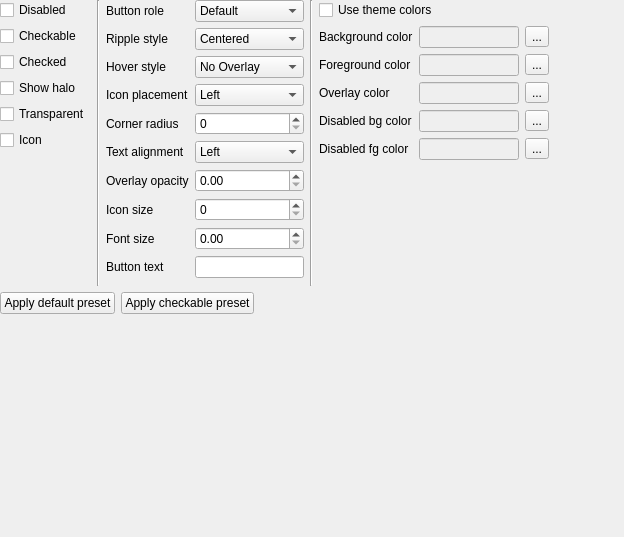
<?xml version="1.0" encoding="UTF-8"?>
<ui version="4.0">
    <class>FlatButtonSettingsForm</class>
    <widget class="QWidget" name="FlatButtonSettingsForm">
        <property name="geometry">
            <rect>
                <x>0</x>
                <y>0</y>
                <width>624</width>
                <height>537</height>
            </rect>
        </property>
        <property name="windowTitle">
            <string>Form</string>
        </property>
        <widget class="QWidget" name="verticalLayoutWidget">
            <property name="geometry">
                <rect>
                    <x>0</x>
                    <y>0</y>
                    <width>549</width>
                    <height>314</height>
                </rect>
            </property>
            <layout class="QVBoxLayout" name="verticalLayout_2">
                <item>
                    <layout class="QHBoxLayout" name="horizontalLayout">
                        <item>
                            <layout class="QVBoxLayout" name="verticalLayout">
                                <item>
                                    <widget class="QCheckBox" name="disabledCheckBox">
                                        <property name="text">
                                            <string>Disabled</string>
                                        </property>
                                    </widget>
                                </item>
                                <item>
                                    <widget class="QCheckBox" name="checkableCheckBox">
                                        <property name="text">
                                            <string>Checkable</string>
                                        </property>
                                    </widget>
                                </item>
                                <item>
                                    <widget class="QCheckBox" name="checkedCheckBox">
                                        <property name="text">
                                            <string>Checked</string>
                                        </property>
                                    </widget>
                                </item>
                                <item>
                                    <widget class="QCheckBox" name="showHaloCheckBox">
                                        <property name="text">
                                            <string>Show halo</string>
                                        </property>
                                    </widget>
                                </item>
                                <item>
                                    <widget class="QCheckBox" name="transparentCheckBox">
                                        <property name="text">
                                            <string>Transparent</string>
                                        </property>
                                    </widget>
                                </item>
                                <item>
                                    <widget class="QCheckBox" name="iconCheckBox">
                                        <property name="text">
                                            <string>Icon</string>
                                        </property>
                                    </widget>
                                </item>
                                <item>
                                    <spacer name="verticalSpacer">
                                        <property name="orientation">
                                            <enum>Qt::Vertical</enum>
                                        </property>
                                        <property name="sizeHint" stdset="0">
                                            <size>
                                                <width>20</width>
                                                <height>40</height>
                                            </size>
                                        </property>
                                    </spacer>
                                </item>
                            </layout>
                        </item>
                        <item>
                            <widget class="Line" name="line">
                                <property name="orientation">
                                    <enum>Qt::Vertical</enum>
                                </property>
                            </widget>
                        </item>
                        <item>
                            <layout class="QFormLayout" name="formLayout">
                                <item row="0" column="0">
                                    <widget class="QLabel" name="buttonRoleLabel">
                                        <property name="text">
                                            <string>Button role</string>
                                        </property>
                                    </widget>
                                </item>
                                <item row="0" column="1">
                                    <widget class="QComboBox" name="buttonRoleComboBox">
                                        <item>
                                            <property name="text">
                                                <string>Default</string>
                                            </property>
                                        </item>
                                        <item>
                                            <property name="text">
                                                <string>Primary</string>
                                            </property>
                                        </item>
                                        <item>
                                            <property name="text">
                                                <string>Secondary</string>
                                            </property>
                                        </item>
                                    </widget>
                                </item>
                                <item row="1" column="0">
                                    <widget class="QLabel" name="rippleStyleLabel">
                                        <property name="text">
                                            <string>Ripple style</string>
                                        </property>
                                    </widget>
                                </item>
                                <item row="1" column="1">
                                    <widget class="QComboBox" name="rippleStyleComboBox">
                                        <item>
                                            <property name="text">
                                                <string>Centered</string>
                                            </property>
                                        </item>
                                        <item>
                                            <property name="text">
                                                <string>Positioned</string>
                                            </property>
                                        </item>
                                        <item>
                                            <property name="text">
                                                <string>No Ripple</string>
                                            </property>
                                        </item>
                                    </widget>
                                </item>
                                <item row="2" column="0">
                                    <widget class="QLabel" name="hoverStyleLabel">
                                        <property name="text">
                                            <string>Hover style</string>
                                        </property>
                                    </widget>
                                </item>
                                <item row="2" column="1">
                                    <widget class="QComboBox" name="hoverStyleComboBox">
                                        <item>
                                            <property name="text">
                                                <string>No Overlay</string>
                                            </property>
                                        </item>
                                        <item>
                                            <property name="text">
                                                <string>Tinted Overlay</string>
                                            </property>
                                        </item>
                                        <item>
                                            <property name="text">
                                                <string>Gray Overlay</string>
                                            </property>
                                        </item>
                                    </widget>
                                </item>
                                <item row="3" column="0">
                                    <widget class="QLabel" name="iconPlacementLabel">
                                        <property name="text">
                                            <string>Icon placement</string>
                                        </property>
                                    </widget>
                                </item>
                                <item row="3" column="1">
                                    <widget class="QComboBox" name="iconPlacementComboBox">
                                        <item>
                                            <property name="text">
                                                <string>Left</string>
                                            </property>
                                        </item>
                                        <item>
                                            <property name="text">
                                                <string>Right</string>
                                            </property>
                                        </item>
                                    </widget>
                                </item>
                                <item row="4" column="0">
                                    <widget class="QLabel" name="cornerRadiusLabel">
                                        <property name="text">
                                            <string>Corner radius</string>
                                        </property>
                                    </widget>
                                </item>
                                <item row="4" column="1">
                                    <widget class="QSpinBox" name="cornerRadiusSpinBox"/>
                                </item>
                                <item row="6" column="0">
                                    <widget class="QLabel" name="overlayOpacityLabel">
                                        <property name="text">
                                            <string>Overlay opacity</string>
                                        </property>
                                    </widget>
                                </item>
                                <item row="6" column="1">
                                    <widget class="QDoubleSpinBox" name="overlayOpacityDoubleSpinBox">
                                        <property name="maximum">
                                            <double>1.000000000000000</double>
                                        </property>
                                        <property name="singleStep">
                                            <double>0.050000000000000</double>
                                        </property>
                                    </widget>
                                </item>
                                <item row="7" column="0">
                                    <widget class="QLabel" name="iconSizeLabel">
                                        <property name="text">
                                            <string>Icon size</string>
                                        </property>
                                    </widget>
                                </item>
                                <item row="7" column="1">
                                    <widget class="QSpinBox" name="iconSizeSpinBox"/>
                                </item>
                                <item row="8" column="0">
                                    <widget class="QLabel" name="fontSizeLabel">
                                        <property name="text">
                                            <string>Font size</string>
                                        </property>
                                    </widget>
                                </item>
                                <item row="8" column="1">
                                    <widget class="QDoubleSpinBox" name="fontSizeDoubleSpinBox"/>
                                </item>
                                <item row="9" column="0">
                                    <widget class="QLabel" name="buttonTextLabel">
                                        <property name="text">
                                            <string>Button text</string>
                                        </property>
                                    </widget>
                                </item>
                                <item row="9" column="1">
                                    <widget class="QLineEdit" name="buttonTextLineEdit"/>
                                </item>
                                <item row="5" column="0">
                                    <widget class="QLabel" name="textAlignmentLabel">
                                        <property name="text">
                                            <string>Text alignment</string>
                                        </property>
                                    </widget>
                                </item>
                                <item row="5" column="1">
                                    <widget class="QComboBox" name="textAlignmentComboBox">
                                        <item>
                                            <property name="text">
                                                <string>Left</string>
                                            </property>
                                        </item>
                                        <item>
                                            <property name="text">
                                                <string>Center</string>
                                            </property>
                                        </item>
                                    </widget>
                                </item>
                            </layout>
                        </item>
                        <item>
                            <widget class="Line" name="line_2">
                                <property name="orientation">
                                    <enum>Qt::Vertical</enum>
                                </property>
                            </widget>
                        </item>
                        <item>
                            <layout class="QVBoxLayout" name="verticalLayout_4">
                                <item>
                                    <widget class="QCheckBox" name="useThemeColorsCheckBox">
                                        <property name="text">
                                            <string>Use theme colors</string>
                                        </property>
                                    </widget>
                                </item>
                                <item>
                                    <layout class="QFormLayout" name="formLayout_2">
                                        <item row="0" column="0">
                                            <widget class="QLabel" name="backgroundColorLabel">
                                                <property name="text">
                                                    <string>Background color</string>
                                                </property>
                                            </widget>
                                        </item>
                                        <item row="0" column="1">
                                            <layout class="QHBoxLayout" name="horizontalLayout_3">
                                                <item>
                                                    <widget class="QLineEdit" name="backgroundColorLineEdit">
                                                        <property name="enabled">
                                                            <bool>false</bool>
                                                        </property>
                                                    </widget>
                                                </item>
                                                <item>
                                                    <widget class="QToolButton" name="backgroundColorToolButton">
                                                        <property name="text">
                                                            <string>...</string>
                                                        </property>
                                                    </widget>
                                                </item>
                                            </layout>
                                        </item>
                                        <item row="1" column="0">
                                            <widget class="QLabel" name="foregroundColorLabel">
                                                <property name="text">
                                                    <string>Foreground color</string>
                                                </property>
                                            </widget>
                                        </item>
                                        <item row="1" column="1">
                                            <layout class="QHBoxLayout" name="horizontalLayout_4">
                                                <item>
                                                    <widget class="QLineEdit" name="foregroundColorLineEdit">
                                                        <property name="enabled">
                                                            <bool>false</bool>
                                                        </property>
                                                    </widget>
                                                </item>
                                                <item>
                                                    <widget class="QToolButton" name="foregroundColorToolButton">
                                                        <property name="text">
                                                            <string>...</string>
                                                        </property>
                                                    </widget>
                                                </item>
                                            </layout>
                                        </item>
                                        <item row="3" column="0">
                                            <widget class="QLabel" name="disabledBgColorLabel">
                                                <property name="text">
                                                    <string>Disabled bg color</string>
                                                </property>
                                            </widget>
                                        </item>
                                        <item row="4" column="0">
                                            <widget class="QLabel" name="disabledFgColorLabel">
                                                <property name="text">
                                                    <string>Disabled fg color</string>
                                                </property>
                                            </widget>
                                        </item>
                                        <item row="2" column="0">
                                            <widget class="QLabel" name="overlayColorLabel">
                                                <property name="text">
                                                    <string>Overlay color</string>
                                                </property>
                                            </widget>
                                        </item>
                                        <item row="2" column="1">
                                            <layout class="QHBoxLayout" name="horizontalLayout_5">
                                                <item>
                                                    <widget class="QLineEdit" name="overlayColorLineEdit">
                                                        <property name="enabled">
                                                            <bool>false</bool>
                                                        </property>
                                                    </widget>
                                                </item>
                                                <item>
                                                    <widget class="QToolButton" name="overlayColorToolButton">
                                                        <property name="text">
                                                            <string>...</string>
                                                        </property>
                                                    </widget>
                                                </item>
                                            </layout>
                                        </item>
                                        <item row="3" column="1">
                                            <layout class="QHBoxLayout" name="horizontalLayout_6">
                                                <item>
                                                    <widget class="QLineEdit" name="disabledBgColorLineEdit">
                                                        <property name="enabled">
                                                            <bool>false</bool>
                                                        </property>
                                                    </widget>
                                                </item>
                                                <item>
                                                    <widget class="QToolButton" name="disabledBgColorToolButton">
                                                        <property name="text">
                                                            <string>...</string>
                                                        </property>
                                                    </widget>
                                                </item>
                                            </layout>
                                        </item>
                                        <item row="4" column="1">
                                            <layout class="QHBoxLayout" name="horizontalLayout_7">
                                                <item>
                                                    <widget class="QLineEdit" name="disableFgColorLineEdit">
                                                        <property name="enabled">
                                                            <bool>false</bool>
                                                        </property>
                                                    </widget>
                                                </item>
                                                <item>
                                                    <widget class="QToolButton" name="disabledFgColorToolButton">
                                                        <property name="text">
                                                            <string>...</string>
                                                        </property>
                                                    </widget>
                                                </item>
                                            </layout>
                                        </item>
                                    </layout>
                                </item>
                            </layout>
                        </item>
                    </layout>
                </item>
                <item>
                    <layout class="QHBoxLayout" name="horizontalLayout_8">
                        <item>
                            <widget class="QPushButton" name="defaultPresetPushButton">
                                <property name="text">
                                    <string>Apply default preset</string>
                                </property>
                            </widget>
                        </item>
                        <item>
                            <widget class="QPushButton" name="checkablePresetPushButton">
                                <property name="text">
                                    <string>Apply checkable preset</string>
                                </property>
                            </widget>
                        </item>
                        <item>
                            <spacer name="horizontalSpacer">
                                <property name="orientation">
                                    <enum>Qt::Horizontal</enum>
                                </property>
                                <property name="sizeHint" stdset="0">
                                    <size>
                                        <width>40</width>
                                        <height>20</height>
                                    </size>
                                </property>
                            </spacer>
                        </item>
                    </layout>
                </item>
            </layout>
        </widget>
    </widget>
    <resources/>
    <connections/>
</ui>
